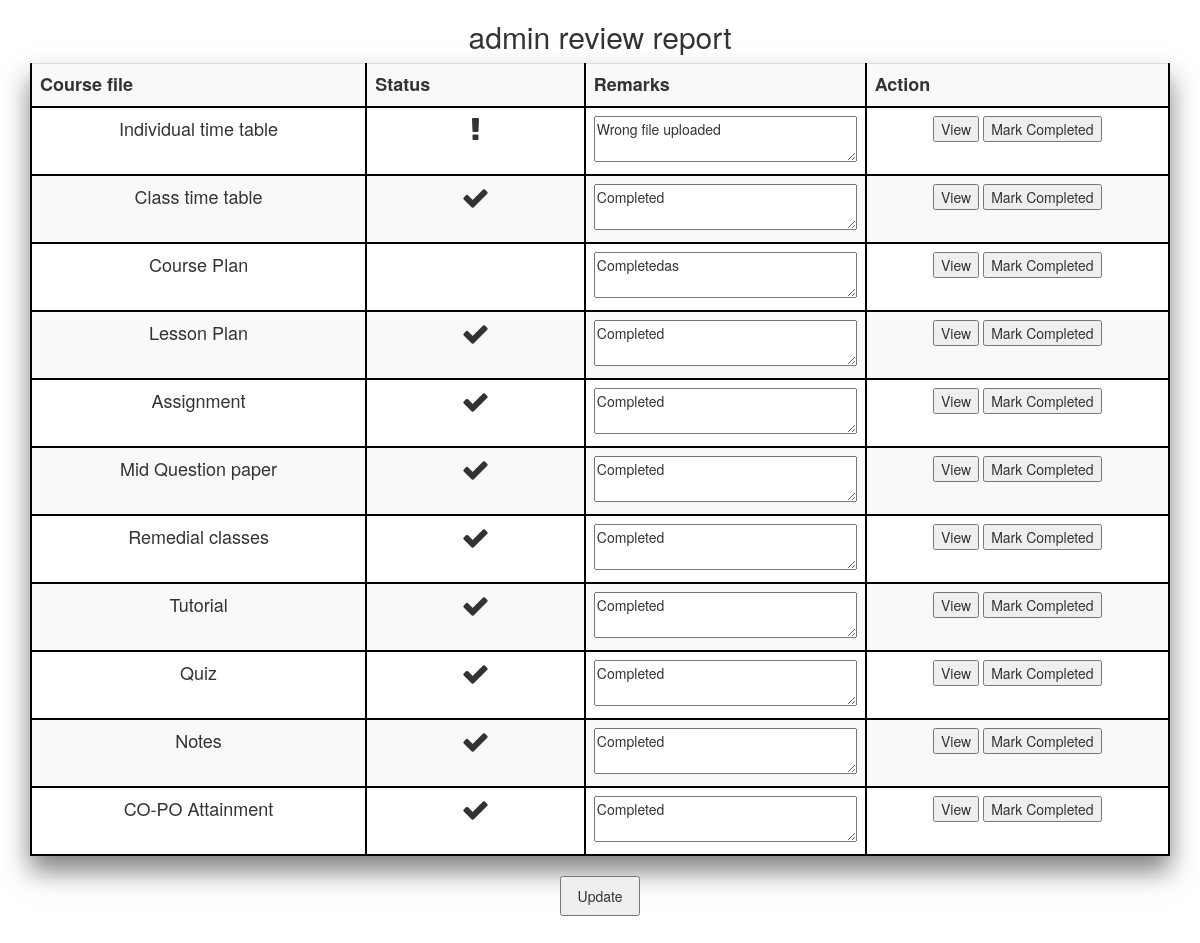
The page /admin/table.php?sid=1 (signed in) on the database its author committed.
### tables this page shows
CREATE TABLE `status` (
  `sid` int(255) NOT NULL,
  `individual_time_table` varchar(255) NOT NULL,
  `class_time_table` varchar(255) NOT NULL,
  `course_plan` varchar(255) NOT NULL,
  `lesson_plan` varchar(255) NOT NULL,
  `assignment` varchar(255) NOT NULL,
  `mid` varchar(255) NOT NULL,
  `remedial` varchar(255) NOT NULL,
  `tutorial` varchar(255) NOT NULL,
  `quiz` varchar(255) NOT NULL,
  `co_po` varchar(255) NOT NULL,
  `notes` varchar(255) NOT NULL
);

### db.php (called while the page is built, shortened)
<?php
if (!function_exists('ensure_course_status')) {
function ensure_course_status($db, $sid)
{
    $sid = (int)$sid;
    $columns = array(
        'individual_time_table', 'class_time_table', 'course_plan', 'lesson_plan',
        'assignment', 'mid', 'remedial', 'tutorial', 'quiz', 'co_po', 'notes'
    );
    $insert = $db->prepare(
        "INSERT IGNORE INTO status (sid, individual_time_table, class_time_table, course_plan, lesson_plan, assignment, mid, remedial, tutorial, quiz, co_po, notes) " .
        "VALUES (?, '', '', '', '', '', '', '', '', '', '', '')"
    );
    $query = $db->prepare("SELECT * FROM status WHERE sid = ?");
    if ($query) {
        $query->bind_param('i', $sid);
        $query->execute();
        $result = $query->get_result();
        $status = $result ? $result->fetch_assoc() : null;
        if ($status) {
            return $status;
        }
    }
    return array_fill_keys($columns, '');
}
}
?>

### admin/table.php (the view, shortened to what this page needs)
<?php
require("../db.php");
$sid = isset($_GET['sid']) ? (int)$_GET['sid'] : (isset($_SESSION['sid']) ? (int)$_SESSION['sid'] : 0);
	?><script type="text/javascript">window.location.href="table.php?sid=<?php echo $sid ?>";</script><?php
$data = ensure_course_status($db, $sid);
?>
<!DOCTYPE html>
<html>
<head>
</head>
<body>
	<link rel="stylesheet" href="https://maxcdn.bootstrapcdn.com/bootstrap/3.4.1/css/bootstrap.min.css">
	<link rel="stylesheet" href="https://stackpath.bootstrapcdn.com/font-awesome/4.7.0/css/font-awesome.min.css">
<h2 align="center">admin review report</h2>
<div class="container">
	<form method="post">
	<table class="table table-striped" id="myTable">
		<col width="100px">
		<col width="30px">
		<col width="80px">
		<col width="20px">
		<tr>
			<th><font size="4px" align="center">Course file</font></th>
			<th><font size="4px"align="center">Status</font></th>
			<th><font size="4px"align="center">Remarks</font></th>
			<th><font size="4px"align="center">Action</font></th>
		</tr>
		<tr>
				<td><font size="4px">Individual time table</font></td>
				<td>
					<?php if ($data['individual_time_table']=="Completed") echo "<i class='fa fa-check fa-2x' aria-hidden='true'></i>";
						  else if(substr($data['individual_time_table'], 0, 5) == "_req_") echo "<i class='fa fa-exclamation fa-2x' aria-hidden='true'></i>"; ?>
				</td>
				<td>
					<textarea name="individual_time_table" width="100px" height="100px"><?php
					if(strpos($data['individual_time_table'], '_req_') !== false) echo substr($data['individual_time_table'], 5);
                    else echo $data['individual_time_table'];
					?>
					</textarea>
				</td>
				<td>
					<button onclick="window.location.href='../fileupload/index.php?page=individual_timetable'; return false;">View</button>
					<button onclick="$('textarea[name=\'individual_time_table\']').val('Completed'); return false;">Mark Completed</button></td>
			</tr>
			<tr>
					<td><font size="4px">Class time table</font></td>
					<td>
						<?php if ($data['class_time_table']=="Completed") echo "<i class='fa fa-check fa-2x' aria-hidden='true'></i>";
							  else if(substr($data['class_time_table'], 0, 5) == "_req_") echo "<i class='fa fa-exclamation fa-2x' aria-hidden='true'></i>"; ?>
					</td>
					<td>
						<textarea name="class_time_table" width="100px" height="100px"><?php
						if(strpos($data['class_time_table'], '_req_') !== false) echo substr($data['class_time_table'], 5);
                        else echo $data['class_time_table'];
						?>
						</textarea>
					</td>
					<td>
						<button onclick="window.location.href='../fileupload/index.php?page=class_timetable'; return false;">View</button>
						<button onclick="$('textarea[name=\'class_time_table\']').val('Completed'); return false;">Mark Completed</button></td>
				</tr>
				<tr>
					<td><font size="4px">Course Plan</font></td>
					<td>
					</td>
					<td>
						<textarea name="course_plan" width="100px" height="100px"><?php
						if(strpos($data['course_plan'], '_req_') !== false) echo substr($data['course_plan'], 5);
                        else echo $data['course_plan'];
						?>
						</textarea>
					</td>
					<td>
						<button onclick="window.location.href='../fileupload/index.php?page=course_plan'; return false;">View</button>
						<button onclick="$('textarea[name=\'course_plan\']').val('Completed'); return false;">Mark Completed</button></td>
				</tr>
				<tr>
					<td><font size="4px">Lesson Plan</font></td>
					<td>
						<?php if ($data['lesson_plan']=="Completed") echo "<i class='fa fa-check fa-2x' aria-hidden='true'></i>";
							  else if(substr($data['lesson_plan'], 0, 5) == "_req_") echo "<i class='fa fa-exclamation fa-2x' aria-hidden='true'></i>"; ?>
					</td>
					<td>
						<textarea name="lesson_plan" width="100px" height="100px"><?php
						if(strpos($data['lesson_plan'], '_req_') !== false) echo substr($data['lesson_plan'], 5);
                        else echo $data['lesson_plan'];
						?>
						</textarea>
					</td>
					<td>
						<button onclick="window.location.href='../fileupload/index.php?page=lesson_plan'; return false;">View</button>
						<button onclick="$('textarea[name=\'lesson_plan\']').val('Completed'); return false;">Mark Completed</button></td>
				</tr>
				<tr>
					<td><font size="4px">Assignment</font></td>
					<td>
						<?php if ($data['assignment']=="Completed") echo "<i class='fa fa-check fa-2x' aria-hidden='true'></i>";
							  else if(substr($data['assignment'], 0, 5) == "_req_") echo "<i class='fa fa-exclamation fa-2x' aria-hidden='true'></i>"; ?>
					</td>
					<td>
						<textarea name="assignment" width="100px" height="100px"><?php
						if(strpos($data['assignment'], '_req_') !== false) echo substr($data['assignment'], 5);
                        else echo $data['assignment'];
						?>
						</textarea>
					</td>
					<td>
						<button onclick="window.location.href='../paper/assignment.php'; return false;">View</button>
						<button onclick="$('textarea[name=\'assignment\']').val('Completed'); return false;">Mark Completed</button></td>
				</tr>
				<tr>
					<td><font size="4px">Mid Question paper</font></td>
					<td>
						<?php if ($data['mid']=="Completed") echo "<i class='fa fa-check fa-2x' aria-hidden='true'></i>";
							  else if(substr($data['mid'], 0, 5) == "_req_") echo "<i class='fa fa-exclamation fa-2x' aria-hidden='true'></i>"; ?>
					</td>
					<td>
						<textarea name="mid" width="100px" height="100px"><?php
						if(strpos($data['mid'], '_req_') !== false) echo substr($data['mid'], 5);
                        else echo $data['mid'];
						?>
						</textarea>
					</td>
					<td>
						<button onclick="window.location.href='../paper/midpapers.php'; return false;">View</button>
						<button onclick="$('textarea[name=\'mid\']').val('Completed'); return false;">Mark Completed</button></td>
				</tr>
				<tr>
					<td><font size="4px">Remedial classes</font></td>
					<td>
						<?php if ($data['remedial']=="Completed") echo "<i class='fa fa-check fa-2x' aria-hidden='true'></i>";
							  else if(substr($data['remedial'], 0, 5) == "_req_") echo "<i class='fa fa-exclamation fa-2x' aria-hidden='true'></i>"; ?>
					</td>
					<td>
						<textarea name="remedial" width="100px" height="100px"><?php
						if(strpos($data['remedial'], '_req_') !== false) echo substr($data['remedial'], 5);
                        else echo $data['remedial'];
						?>
						</textarea>
					</td>
					<td>
						<button onclick="window.location.href='../remedial/index.php'; return false;">View</button>
						<button onclick="$('textarea[name=\'remedial\']').val('Completed'); return false;">Mark Completed</button></td>
				</tr>
				<tr>
					<td><font size="4px">Tutorial</font></td>
					<td>
						<?php if ($data['tutorial']=="Completed") echo "<i class='fa fa-check fa-2x' aria-hidden='true'></i>";
							  else if(substr($data['tutorial'], 0, 5) == "_req_") echo "<i class='fa fa-exclamation fa-2x' aria-hidden='true'></i>"; ?>
					</td>
					<td>
						<textarea name="tutorial" width="100px" height="100px"><?php
						if(strpos($data['tutorial'], '_req_') !== false) echo substr($data['tutorial'], 5);
                        else echo $data['tutorial'];
						?>
						</textarea>
					</td>
					<td>
						<button onclick="window.location.href='../tutorial/index.php'; return false;">View</button>
						<button onclick="$('textarea[name=\'tutorial\']').val('Completed'); return false;">Mark Completed</button></td>
				</tr>
				<tr>
					<td><font size="4px">Quiz</font></td>
					<td>
						<?php if ($data['quiz']=="Completed") echo "<i class='fa fa-check fa-2x' aria-hidden='true'></i>";
							  else if(substr($data['quiz'], 0, 5) == "_req_") echo "<i class='fa fa-exclamation fa-2x' aria-hidden='true'></i>"; ?>
					</td>
					<td>
						<textarea name="quiz" width="100px" height="100px"><?php
						if(strpos($data['quiz'], '_req_') !== false) echo substr($data['quiz'], 5);
                        else echo $data['quiz'];
						?>
						</textarea>
					</td>
					<td>
						<button onclick="window.location.href='../quiz/index.php'; return false;">View</button>
						<button onclick="$('textarea[name=\'quiz\']').val('Completed'); return false;">Mark Completed</button></td>
				</tr>
				<tr>
					<td><font size="4px">Notes</font></td>
					<td>
						<?php if ($data['notes']=="Completed") echo "<i class='fa fa-check fa-2x' aria-hidden='true'></i>";
							  else if(substr($data['notes'], 0, 5) == "_req_") echo "<i class='fa fa-exclamation fa-2x' aria-hidden='true'></i>"; ?>
					</td>
					<td>
						<textarea name="notes" width="100px" height="100px"><?php
						if(strpos($data['notes'], '_req_') !== false) echo substr($data['notes'], 5);
                        else echo $data['notes'];
						?>
						</textarea>
					</td>
					<td>
						<button onclick="window.location.href='../fileupload/index.php?page=notes'; return false;">View</button>
						<button onclick="$('textarea[name=\'notes\']').val('Completed'); return false;">Mark Completed</button></td>
				</tr>
				<tr>
					<td><font size="4px">CO-PO Attainment</font></td>
					<td>
						<?php if ($data['co_po']=="Completed") echo "<i class='fa fa-check fa-2x' aria-hidden='true'></i>";
							  else if(substr($data['co_po'], 0, 5) == "_req_") echo "<i class='fa fa-exclamation fa-2x' aria-hidden='true'></i>"; ?>
					</td>
					<td>
						<textarea name="co_po" width="100px" height="100px"><?php
						if(strpos($data['co_po'], '_req_') !== false) echo trim(substr($data['co_po'], 5));
                        else echo trim($data['co_po']);
						?>
						</textarea>
					</td>
					<td>
						<button onclick="window.location.href='../fileupload/index.php?page=co_po_attainment'; return false;">View</button>
						<button onclick="$('textarea[name=\'co_po\']').val('Completed'); return false;">Mark Completed</button></td>
				</tr>
		</table>
	</div>
	<div style="text-align: center;"><input style="height: 40px; width: 80px; margin-bottom: 50px;" type="submit" name="update" value="Update"></div>
</body>
</html>

### admin/table.php (style rules this page uses)
table th,td { border:2px solid black; }
table { width:60%; box-shadow: 0 15px 25px rgba(0,0,0,0.5); }
th { padding:2px; text-align: center; }
td { padding:15px; text-align: center; }
textarea { width: 100%; }

### rows shown on the page
status: individual_time_table "Wrong file uploaded", class_time_table "Completed", course_plan "Completedas", lesson_plan "Completed", assignment "Completed", mid "Completed", remedial "Completed", tutorial "Completed", quiz "Completed", notes "Completed", co_po "Completed"
